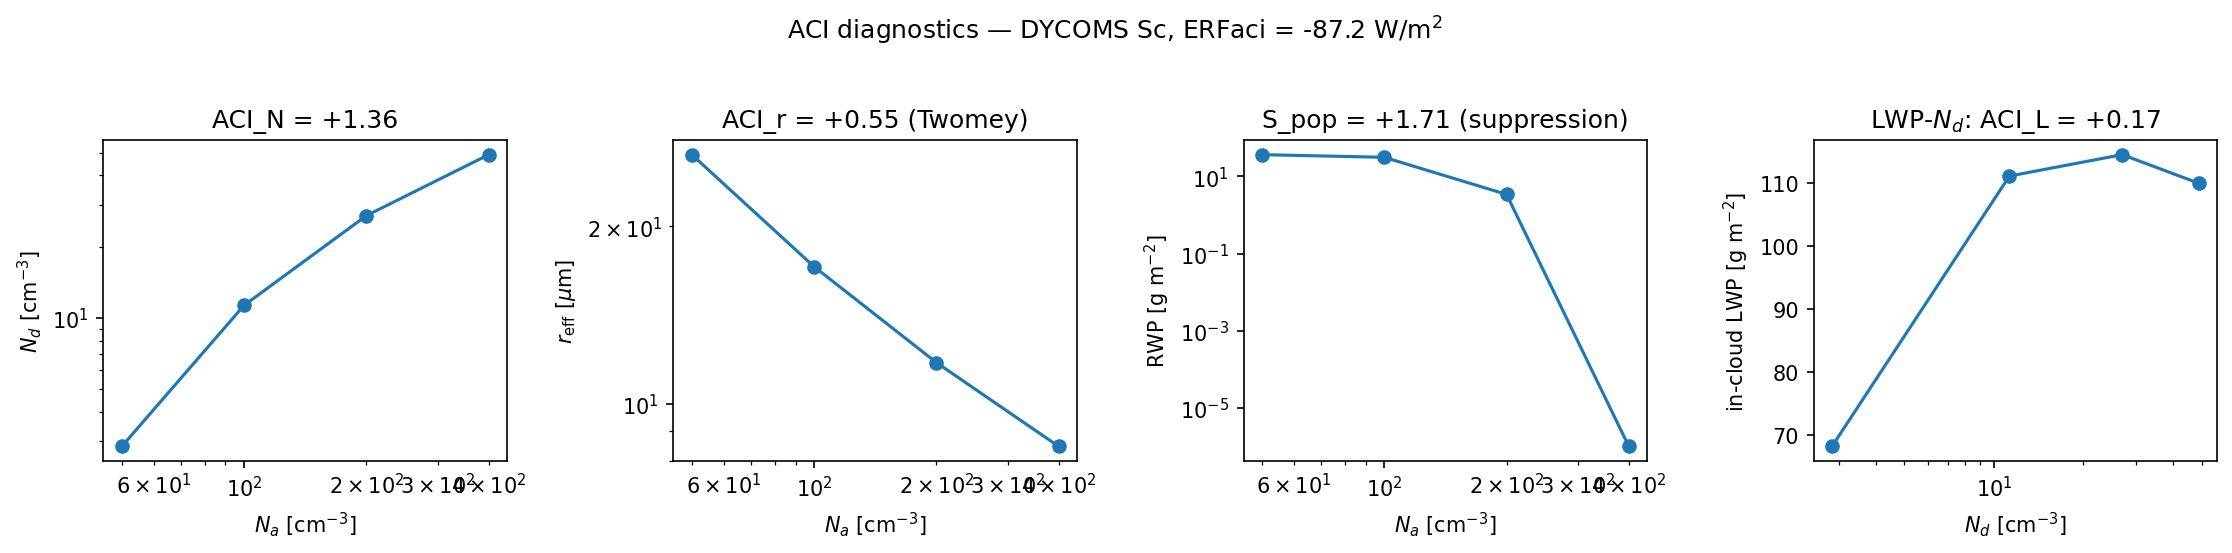

Write Python code to recreate this figure.
"""Aerosol-cloud-interaction (ACI) diagnostics demo on the 2D stratocumulus deck.

Runs a small full-length ensemble over background aerosol number N_a, fits the
standard sensitivities, and estimates the ERF from aerosol-cloud interaction
between a clean "pre-industrial" and a polluted "present-day" loading.

IMPORTANT — run length: precipitation susceptibility only appears once warm rain
has had time to form and fall (~15-25 min of cloud time). Short runs are
PRE-DRIZZLE and give a spurious sign. This demo uses nt=1200 (~30 min sim); each
member is ~15 s, the ensemble ~1-2 min.

    python examples/aci_diagnostics.py        # prints table, writes aci_diagnostics.png
"""
import numpy as np

from droplab.aci import (make_runner, aci_susceptibility, cloud_radiative_effect,
                       erfaci, erfaci_decomposition, diffusion_brightening)
from droplab.flow2d_dynamic import run_flow2d_dynamic
from droplab.soundings import DYCOMS, DYCOMS_RADIATION

# Non-precipitating Sc baseline (DYCOMS-II RF01), full drizzle-development length.
BASE = dict(
    Nx=40, Nz=40, X=4000.0, Z=1500.0, nt=1200, dt=1.5, n_super=18000,
    sounding=DYCOMS, rad_cool=DYCOMS_RADIATION, periodic_x=True,
    collisions=True, switch_TICE=True, eps=0.01, sediment=True,
    nu=6.0, nu_scalar=1.5, pert_amp=0.1, seed=0,
)
N_LIST = [50.0, 100.0, 200.0, 400.0]


def main():
    import matplotlib
    matplotlib.use("Agg")
    import matplotlib.pyplot as plt

    runner = make_runner(depth=1.0, **BASE)
    # the N_LIST members are independent 2D runs — fan them across cores (n_jobs=-1).
    # Results are bit-identical to the serial sweep (n_jobs=1).
    res = aci_susceptibility(N_LIST, runner, n_jobs=-1)
    Na, Nd, reff, alb, prc, lwp = (res[k] for k in ("Na", "Nd", "reff", "albedo", "precip", "lwp"))

    cre = cloud_radiative_effect(alb)                       # W/m^2 (negative = cooling)
    erf = erfaci(alb[0], alb[-1])                           # clean PI vs polluted PD

    print("== ACI diagnostics (DYCOMS Sc, nt=1200) ==")
    print(f"{'N_a':>6} {'N_d':>7} {'reff_um':>8} {'LWP_g/m2':>9} {'albedo':>7} {'RWP_g/m2':>9} {'CRE_W/m2':>9}")
    for i, N in enumerate(Na):
        print(f"{N:6.0f} {Nd[i]:7.1f} {reff[i]*1e6:8.2f} {lwp[i]*1e3:9.2f} {alb[i]:7.3f} {prc[i]*1e3:9.3f} {cre[i]:9.1f}")
    print("-" * 66)
    print(f"ACI_N (dlnN_d/dlnN_a)  = {res['ACI_N']:.3f}  (r2={res['r2']['N']:.2f})")
    print(f"ACI_r (-dlnr/dlnN_a)   = {res['ACI_r']:.3f}  (r2={res['r2']['r']:.2f})  [Twomey ~1/3]")
    print(f"S_pop (-dlnRWP/dlnN_a) = {res['S_pop']:.3f}  (r2={res['r2']['precip']:.2f})  [>0 = suppression]")
    print(f"ACI_L (dlnLWP/dlnN_d)  = {res['ACI_L']:.3f}  (r2={res['r2']['lwp']:.2f})  [>0 ascending/inverted-V]")
    print(f"S_albedo (dlnA/dlnN_a) = {res['S_albedo']:.3f}  (r2={res['r2']['albedo']:.2f})  [brightening efficiency]")
    print(f"ERFaci (PI N={Na[0]:.0f} -> PD N={Na[-1]:.0f}) = {erf:.2f} W/m^2  [negative = cooling]")

    # ERFaci decomposition (Twomey vs LWP-adjustment) from two dedicated PI/PD runs
    pi_out = run_flow2d_dynamic(N_modes=(float(N_LIST[0]),), depth=1.0, **BASE)
    pd_out = run_flow2d_dynamic(N_modes=(float(N_LIST[-1]),), depth=1.0, **BASE)
    dec = erfaci_decomposition(pi_out, pd_out)
    print("-- ERFaci decomposition [W/m^2] --")
    print(f"  RFaci_Twomey      = {dec['RFaci_Twomey']:+.2f}  (droplet-number brightening)")
    print(f"  ERFaci_adjustment = {dec['ERFaci_adjustment']:+.2f}  (LWP / inverted-V response)")
    print(f"  ERFaci_total      = {dec['ERFaci_total']:+.2f}")

    # Gristey-2025 SAI diffusion-brightening on the polluted cloud field (reuse pd_out)
    db = diffusion_brightening(pd_out, delta_f_diff=0.2, mu0=0.7)
    print(f"-- SAI diffusion-brightening (Gristey 2025, df_diff=0.2, mu0=0.7) --")
    print(f"  d_albedo = {db['d_albedo']:+.4f}  ->  bonus CRE = {db['d_CRE']:+.2f} W/m^2  "
          f"[+cooling at high sun; reverses at low sun]")

    # log-log panels with fitted slopes (last panel: the LWP-N_d inverted-V)
    fig, ax = plt.subplots(1, 4, figsize=(15, 3.6))
    for a, y, ylab, slope in (
        (ax[0], Nd, r"$N_d$ [cm$^{-3}$]", res["ACI_N"]),
        (ax[1], reff * 1e6, r"$r_{\rm eff}$ [$\mu$m]", -res["ACI_r"]),
        (ax[2], prc * 1e3, r"RWP [g m$^{-2}$]", -res["S_pop"]),
    ):
        a.loglog(Na, np.maximum(y, 1e-6), "o-")
        a.set_xlabel(r"$N_a$ [cm$^{-3}$]"); a.set_ylabel(ylab)
    ax[0].set_title(f"ACI_N = {res['ACI_N']:+.2f}")
    ax[1].set_title(f"ACI_r = {res['ACI_r']:+.2f} (Twomey)")
    ax[2].set_title(f"S_pop = {res['S_pop']:+.2f} (suppression)")
    # inverted-V: LWP vs N_d (this model shows the ascending/suppression branch)
    ax[3].plot(Nd, lwp * 1e3, "o-")
    ax[3].set_xscale("log")
    ax[3].set_xlabel(r"$N_d$ [cm$^{-3}$]"); ax[3].set_ylabel(r"in-cloud LWP [g m$^{-2}$]")
    ax[3].set_title(f"LWP-$N_d$: ACI_L = {res['ACI_L']:+.2f}")
    fig.suptitle(f"ACI diagnostics — DYCOMS Sc, ERFaci = {erf:.1f} W/m$^2$", y=1.02)
    fig.tight_layout()
    fig.savefig("examples/aci_diagnostics.png", dpi=150, bbox_inches="tight")
    print("wrote examples/aci_diagnostics.png")


if __name__ == "__main__":
    main()
